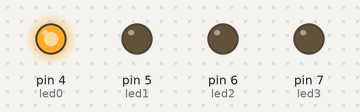
This sketch was run on a simulated Arduino Uno, built with avr-gcc and run on an emulated ATmega328P. Parts: output pins drawn as LEDs (lit = HIGH).

Above: at 0.5 s.
At 1.5 s:
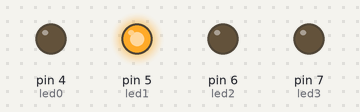
At 2.5 s:
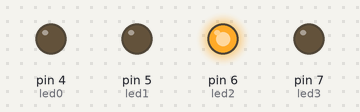
At 3.5 s:
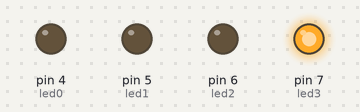
Timing chart, 0 to 5.2 s (numbered marks = the images above):
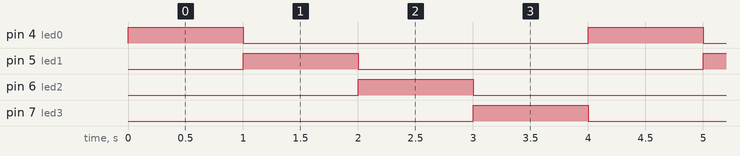

The sketch:

4-2.ino
```cpp
int led0 = 4;
int led1 = 5;
int led2 = 6;
int led3 = 7;
int button0 = 8;
int button1 = 9;
int button2 = 10;
int button3 = 11;

void setup() {
  pinMode(led0, OUTPUT);
  pinMode(led1, OUTPUT);
  pinMode(led2, OUTPUT);
  pinMode(led3, OUTPUT);
  pinMode(button0, INPUT);
  pinMode(button1, INPUT);
  pinMode(button2, INPUT);
  pinMode(button3, INPUT);
}

void loop() {
  digitalWrite(led3, LOW);
  digitalWrite(led0, HIGH);
  delay(1000);
  digitalWrite(led0, LOW);
  digitalWrite(led1, HIGH);
  delay(1000);
  digitalWrite(led1, LOW);
  digitalWrite(led2, HIGH);
  delay(1000);
  digitalWrite(led2, LOW);
  digitalWrite(led3, HIGH);
  delay(1000);
}
```

Measured:
- by itself, pin 4 (led0), pin 5 (led1), pin 6 (led2), pin 7 (led3): alternates HIGH for 1.0 s and LOW for 3.0 s
- by itself, everything shown: repeats every 4.0 s, in 4 steps
